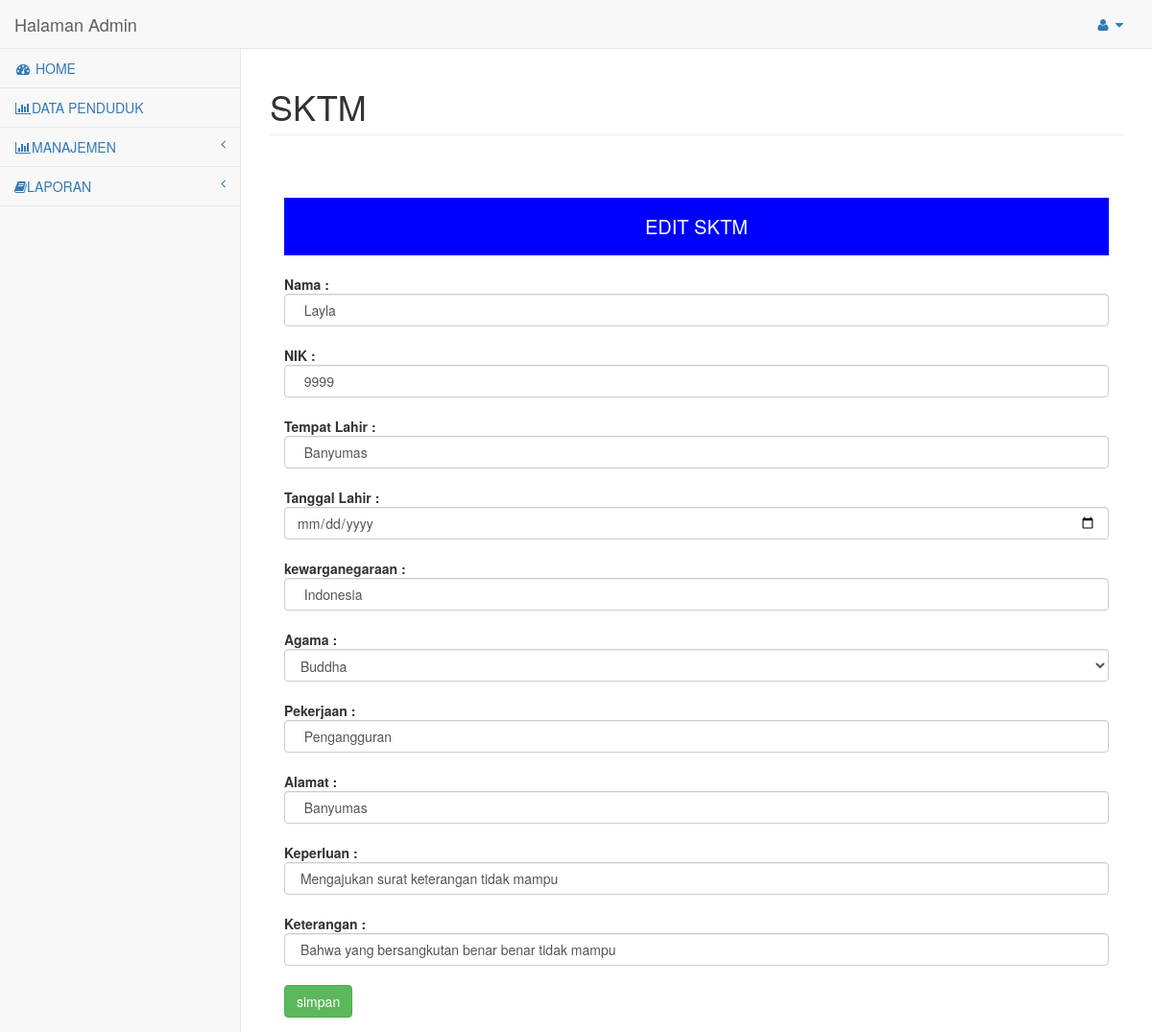
/admin/index.php?module=edit_sktm&id=8, run on the app's committed database.
### tables this page shows
CREATE TABLE `tbl_sktm` (
  `id_sktm` int(12) NOT NULL,
  `nama` varchar(30) NOT NULL,
  `nik` varchar(16) NOT NULL,
  `tmp_lahir` varchar(30) NOT NULL,
  `tgl_lahir` date NOT NULL,
  `kewarganegaraan` varchar(30) NOT NULL,
  `agama` varchar(10) NOT NULL,
  `pekerjaan` varchar(30) NOT NULL,
  `alamat` varchar(30) NOT NULL,
  `keperluan` varchar(50) NOT NULL,
  `keterangan` varchar(50) NOT NULL
);

### admin/pages/edit_sktm.php (the view, shortened to what this page needs)
        <div id="page-wrapper">
            <div class="row">
                <div class="col-lg-12">
                    <h1 class="page-header">SKTM</h1>
                </div>
            </div>
            <div class="row">
                <div class="col-lg-12">
                        <div class="panel-body">
<?php
include"koneksi.php";
$e=$_GET['id'];
$edit=mysqli_query($koneksi,"SELECT * FROM tbl_sktm WHERE id_sktm='$e'")or die(mysqli_error());
$book = mysqli_fetch_array($edit);
?>
<div style="margin-top:30px;width:100%,height:50px;text-align:center;background:#0000ff;color:#fff;line-height:60px;font-size:20px;margin-bottom:20px;">
EDIT SKTM
</div>
<form action="?module=e_sktm" method="post" enctype="multipart/form-data">
 		<b>Nama :</b> <input type="text" name="nama" class="form-control" value =" <?php  echo $book['nama'];?>" ><br>
		<b>NIK : </b><input type="text" name="nik" class="form-control" value =" <?php  echo $book['nik'];?>" ><br>
		<b>Tempat Lahir : </b><input type="text" name="tmp_lahir" class="form-control" value =" <?php  echo $book['tmp_lahir'];?>"><br>
		<b>Tanggal Lahir : </b><input type="date" name="tgl_lahir" class="form-control" value =" <?php  echo $book['tgl_lahir'];?>"><br>
 		<b>kewarganegaraan : </b><input type="text" name="kewarganegaraan" class="form-control" value =" <?php  echo $book['kewarganegaraan'];?>"><br>
		<b>Agama : </b><td><select name="agama" class="form-control">
			<?php
				if($book['agama']=='Islam'){
			?>
			<option value="Islam" selected>Islam</option>
			<option value="kristen">Kristen</option>
			<option value="Hindu">Hindu</option>
			<option value="buddha">Buddha</option>
			<?php
				}else { ?>
			<option value="buddha"  selected>Buddha</option>
			<?php } ?>
		</select></td></tr><br>
		<b>Pekerjaan : </b><input type="text" name="pekerjaan" class="form-control" value =" <?php  echo $book['pekerjaan'];?>" ><br>
 		<b>Alamat : </b><input type="text" name="alamat" class="form-control" value =" <?php  echo $book['alamat'];?>" ><br>
		<b>Keperluan : </b><input type="text" name="keperluan" class="form-control" value =" <?php  echo $book['keperluan'];?>" ><br>
		<b>Keterangan : </b><input type="text" name="keterangan" class="form-control" value =" <?php  echo $book['keterangan'];?>" ><br>
		<td><input type="submit" class="btn btn-success" value="simpan">
</form>
                        </div>
                    </div>
                </div>
            </div>

### data on the page
tbl_sktm: nama "Layla", nik "9999", tmp_lahir "Banyumas", kewarganegaraan "Indonesia", agama "Buddha", pekerjaan "Pengangguran", alamat "Banyumas", keperluan "Mengajukan surat keterangan tidak mampu", keterangan "Bahwa yang bersangkutan benar benar tidak mampu"
